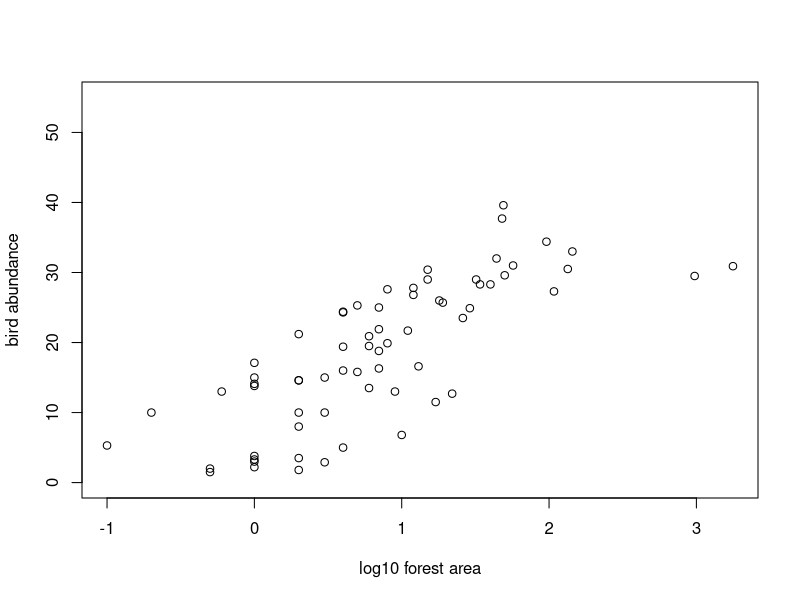
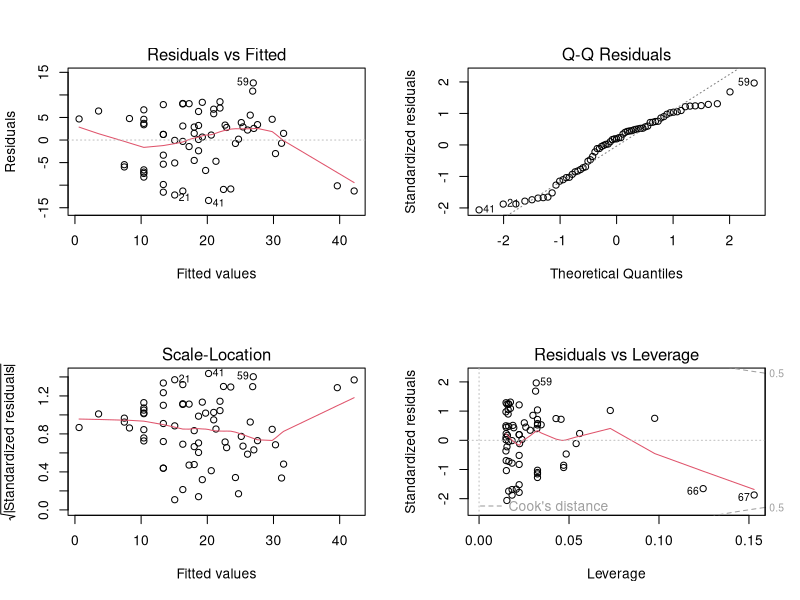
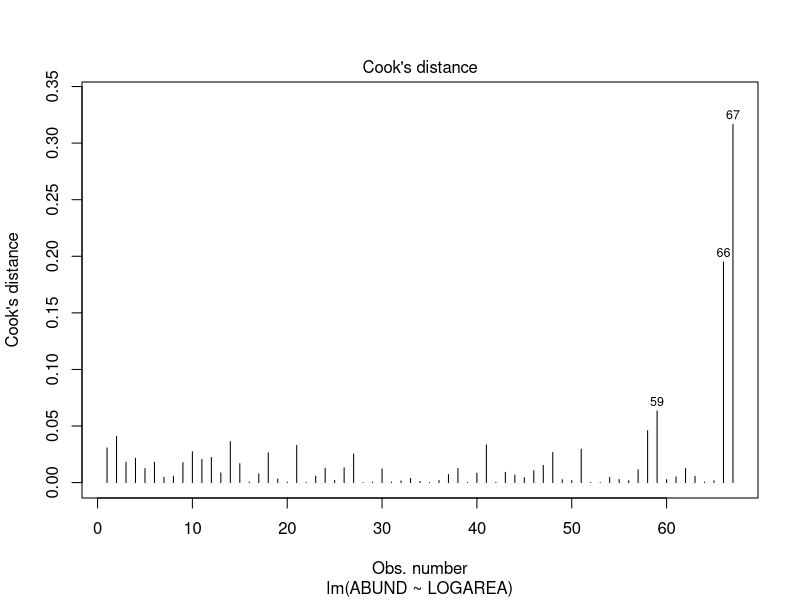
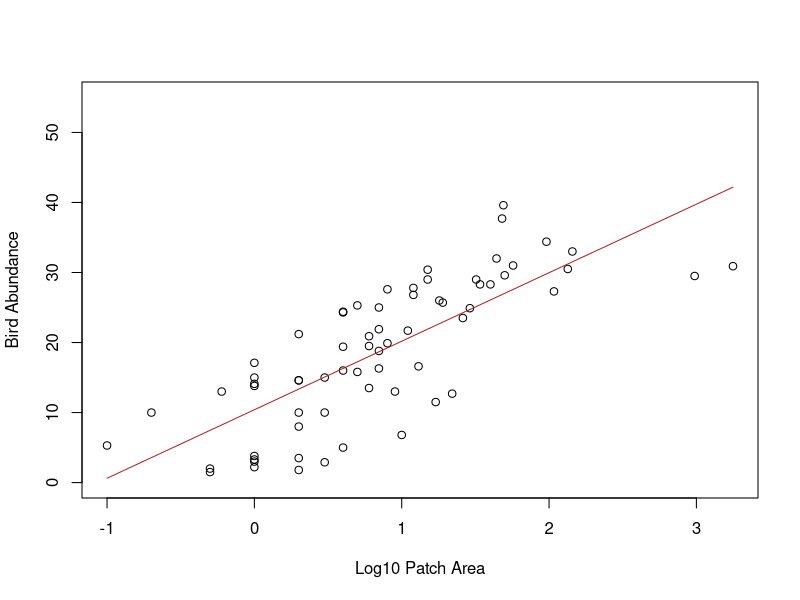
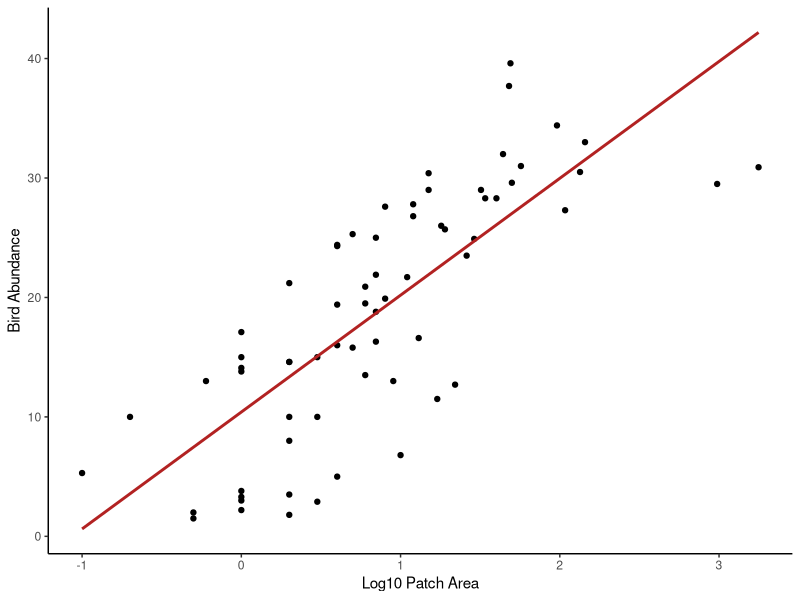
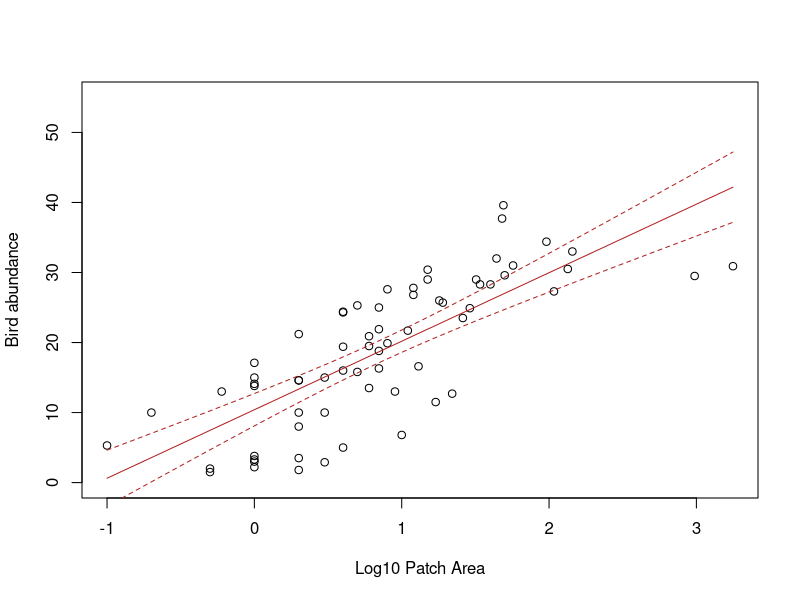
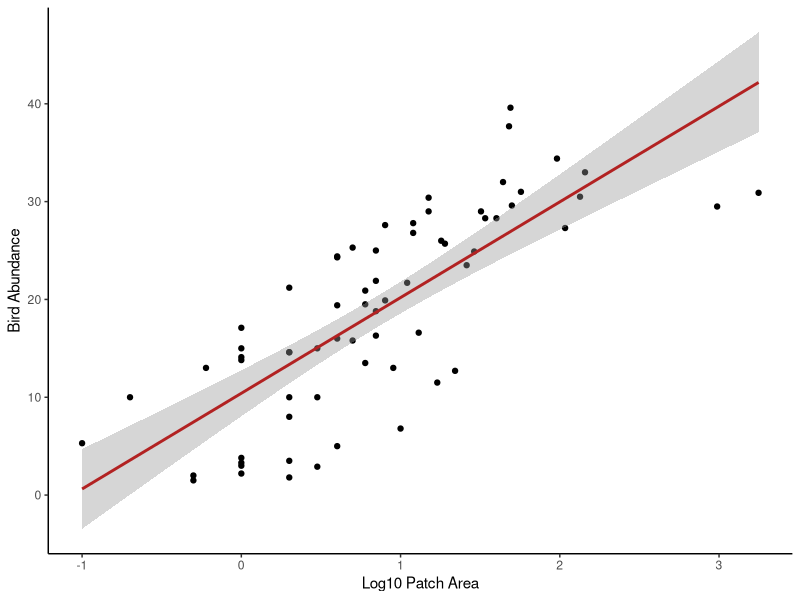
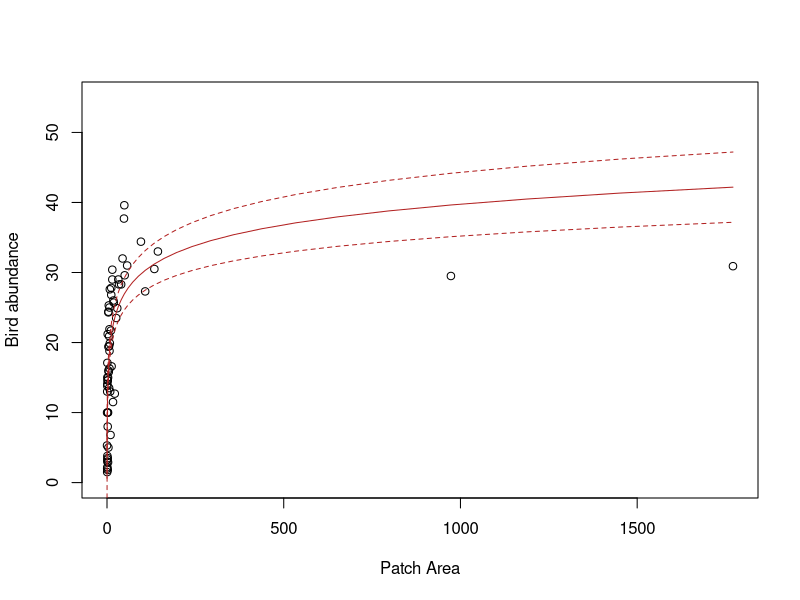

These charts were generated, in order, by the following R code:
## ---- chunk 1
knitr::opts_chunk$set(echo=TRUE, message = FALSE, warning = FALSE, eval = FALSE, cache = FALSE)
SOLUTIONS <- FALSE
## ---- chunk 2
loyn <- read.table("data/loyn.txt", header = TRUE, 
                   stringsAsFactors = TRUE)
str(loyn)

# 67 observations and 8 variables (from str())
## ---- chunk 3
# let's first log10 transform the AREA variable due to the couple 
# of unusually large forest area values (check you data exploration)
# to remind yourself

loyn$LOGAREA <- log10(loyn$AREA)

# make a scatterplot of bird abundance and log10 Area

plot(loyn$LOGAREA, loyn$ABUND, xlab = "log10 forest area", 
     ylab = "bird abundance", ylim = c(0, 55))

# now fit the linear model
loyn_lm <- lm(ABUND ~ LOGAREA, data = loyn)
## ---- chunk 4
# ANOVA table
anova(loyn_lm)

# The null hypothesis is that the slope of the relationship
# between LOGAREA and ABUND = 0
# i.e. there is no relationship

# The p value is very small (3.81e-14) therefore we 
# reject this null hypothesis (i.e. the slope is different
# from 0)
## ---- chunk 5
summary(loyn_lm)

# the estimate of the intercept = 10.4
# the estimate of the slope = 9.78

# word equation
# ABUND = 10.40 + 9.78 * LOGAREA
## ---- chunk 6

# the null hypothesis for the intercept is that the intercept = 0
# the p value is very small (certainly less than the (not so magic) 0.05)
# therefore we reject this null hypothesis and conclude that the intercept
# is different from zero.

# the null hypothesis for the slope is that the slope = 0
# the p value is very small (3.81e-14)
# therefore we reject this null hypothesis and conclude that the slope
# is different from zero (i.e. there is a significant relationship between
# LOGAREA and ABUND).
## ---- chunk 7
summary(loyn_lm)

# The multiple R-squared value is 0.588 and therefore 58.8% of
# the variation in ABUND is explained by LOGAREA
## ---- chunk 8
# first split the plotting device into 2 rows and 2 columns
par(mfrow = c(2,2))

# now create the residuals plots
plot(loyn_lm)

# The normal Q-Q plot is used to assess normality of the residuals (top right).
# If perfectly normal then all residuals would lie exactly on the 1:1 line.
# In reality this is never going to happen so we are looking for obvious large 
# departures. In this plot they don't look too bad, although the lower quantiles
# do seem to deviate. All in all I would be cautiously optimistic.

# To check homogeneity of variance assumption we look at both the Residuals vs Fitted (top left)
# and the Scale-Location plots (bottom left). 
# There doesn't appear to be any obvious patterns of the residuals in these plots, 
# although you can see the two residuals associated with the two large forest patch areas 
# are below the zero line (negative residuals) on the right hand side of these plots
# despite the log transformation. Perhaps something to bear in mind as we progress. 
# But in short, the homogeneity of variance assumption looks ok.

# From the Residuals vs Leverage plot (bottom right) you can see that there are no residuals 
# with a Cooks distance greater than 1. In fact they are all well below 0.5. If you want to 
# produce a plot of just Cooks distance (perhaps this is clearer)

par(mfrow = c(1,1))
plot(loyn_lm, which = 4)
# Going back to the Residuals vs Leverage plot (bottom right) you can see 
# three residuals that are somewhat unusual in terms of their leverage as 
# they stick out a bit to the right compared to the rest of the residuals. 
# Two of these residuals are our two large forest patch areas again. However,
# leverage still seems to be on the low side, so at least on the scale of the
# log transformation things look ok.
## ---- chunk 9
# to predict bird abundance if AREA == 100

# if you log base 10 transformed the AREA variable
bird_abundance100 = 10.4 + (9.78 * log10(100))
bird_abundance100

# if you used the natural log (i.e. log()) then you would use log()
# not log10()
## ---- chunk 10
# We need to create a dataframe object with a column of LOGAREA values to predict from.
# note you need to call the column the same as used in the model
my_data <- data.frame(LOGAREA = seq(from = min(loyn$LOGAREA),
                                  to = max(loyn$LOGAREA),
                                  length = 50))

# use predict function to calculate predicted values of abundance based on the 
# new LOGAREA values in the data frame my.data (use the newdata argument)
pred_vals <- predict(loyn_lm, newdata = my_data)
## ---- chunk 11
# plot the lines on the plot. The x values are the new LOGAREA values from the my.data
# dataframe, the predicted values are from pred.vals 
plot(loyn$LOGAREA, loyn$ABUND, xlab = "Log10 Patch Area", 
     ylab = "Bird Abundance", ylim = c(0, 55))

lines(my_data$LOGAREA, pred_vals, lty = 1,col = "firebrick")
# for those of you who are into plotting using the ggplot2 package,
# this is one of those occasions where things are a little simpler!
# Don't forget, you will need to install the ggplot2 package if
# you've never used it before

# install.packages('ggplot2')

library(ggplot2)
ggplot(mapping = aes(x = LOGAREA, y = ABUND), data = loyn) +
    geom_point() +
    xlab("Log10 Patch Area") +
    ylab("Bird Abundance") +
    geom_smooth(method = "lm", se = FALSE, colour = "firebrick") +
    theme_classic()
## ---- chunk 12
pred_vals_se <- predict(loyn_lm, newdata = my_data, se.fit = TRUE) # note the use of the se.fit argument

# check out the structure of pred_vals_se
# you can see we now have 4 vectors in this object
# $fit = fitted values
# $se.fit = standard error of fitted values
# $df = degrees of freedom
# $residual.scale = residual standard error

# so we will need to access our fitted values and standard errors using 
# pred.val.se$fit and pred.vals.se$se.fit respectively
str(pred_vals_se)

# now create the plot
plot(x = loyn$LOGAREA, y = loyn$ABUND,
     xlab = "Log10 Patch Area",
     ylab = "Bird abundance", ylim = c(0, 55))
    

# add the fitted values as before but now we need to use 
# pred.vals.se$fit
lines(my_data$LOGAREA, pred_vals_se$fit, lty = 1,col = "firebrick")

# add the upper 95% confidence interval
lines(my_data$LOGAREA, pred_vals_se$fit + (1.96 * pred_vals_se$se.fit), lty = 2, col = "firebrick")

# add the lower 95% confidence interval
lines(my_data$LOGAREA, pred_vals_se$fit - (1.96 * pred_vals_se$se.fit), lty = 2, col = "firebrick")

# And the ggplot way of doing things

ggplot(mapping = aes(x = LOGAREA, y = ABUND), data = loyn) +
    geom_point() +
    xlab("Log10 Patch Area") +
    ylab("Bird Abundance") +
    geom_smooth(method = "lm", se = TRUE, colour = "firebrick") +
    theme_classic()
## ---- chunk 13
# back transformed LOGAREA and 95% confidence intervals

# re-plot but this time use the original untransformed AREA variable
plot(x = loyn$AREA, y = loyn$ABUND, ylim = c(0,55),
     xlab = "Patch Area",
     ylab = "Bird abundance")

# now add the fitted lines and upper and lower 95% confidence intervals
# remember we only log10 transformed the LOGAREA variable so this is the only
# variable that we need to back-transform

lines(10^(my_data$LOGAREA), pred_vals_se$fit, lty = 1,col = "firebrick")
lines(10^(my_data$LOGAREA), pred_vals_se$fit + (1.96 * pred_vals_se$se.fit), lty = 2, col = "firebrick")
lines(10^(my_data$LOGAREA), pred_vals_se$fit - (1.96 * pred_vals_se$se.fit), lty = 2, col = "firebrick")

# the model doesn't look too great now! Technically, if we transform variables in our model
# then we should only really interpret the model on the scale of the transformation.

# If we interpret on the back transformed scale, you can see the model doesn't really fit the 
# data very well, especially for the two large forest patch AREAs and also those patches with
# high bird abundance.
